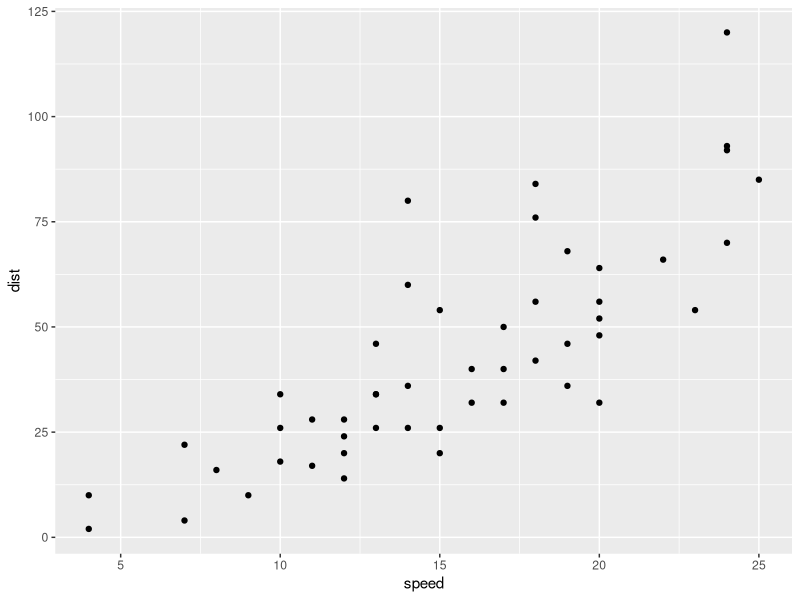
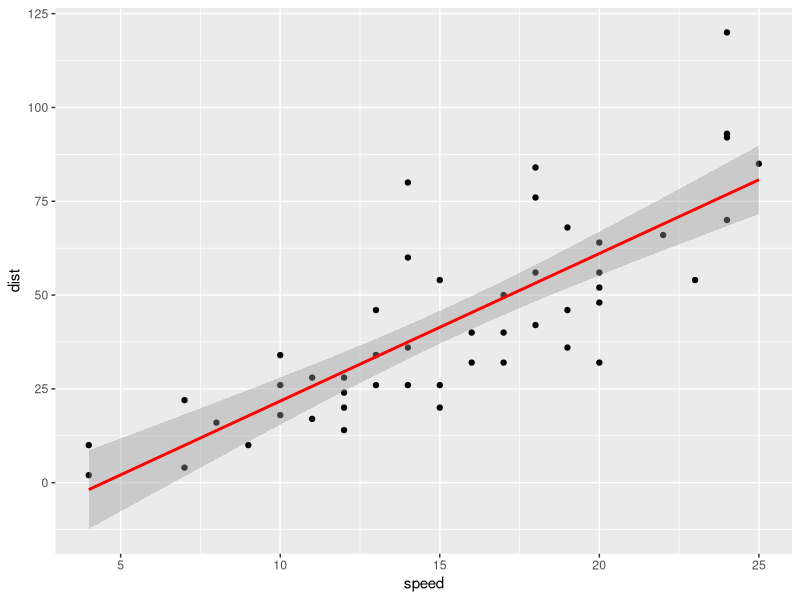

The R source for these figures, in order: (Note: this script raises an error after producing the figures.)
## ---- chunk 1
knitr::opts_chunk$set(echo = FALSE)
library(tidyverse)
## ---- chunk 2
### the 'cars' data set give the speed of cars and the distances taken to stop
### (you can get a bit of info by typing ?cars in the R console)

# it looks like this
print(cars)

# how many observations have we got?
num_observations <- nrow(cars)
print(str_c("We have ", num_observations, " observations"))

# what's the average speed (mph)?
ave_speed <- mean(cars$speed, na.rm = TRUE)
print(str_c("Average speed is ", ave_speed, " miles per hour"))

# what's the average stopping length (ft)?
ave_length <- mean(cars$dist, na.rm = TRUE)
print(str_c("Average stopping length is ", ave_length, " feet"))

# here's a plot
ggplot(cars) +
  aes(x = speed, y = dist) +
  geom_point()

# here's the same plot with a fitted regression line
ggplot(cars) +
  aes(x = speed, y = dist) +
  geom_point() +
  stat_smooth(method = "lm", col = "red")

# Finally, here's an image of a nice 1920's car you might want to include
knitr::include_graphics("figures/1920_car.jpg")

